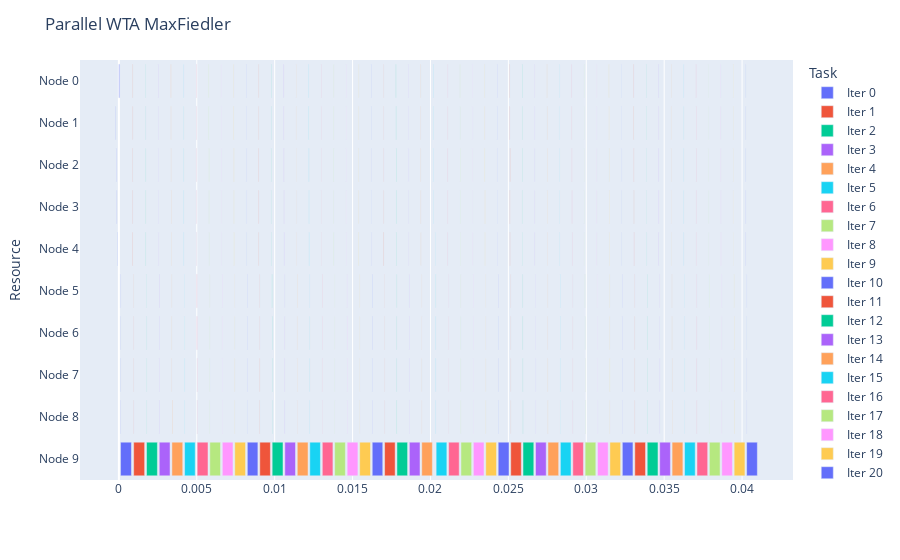

Source (notebook cell):
### Code cell
# MaxFiedler
fig = getDataGantt(logs[4], "Parallel WTA MaxFiedler")
fig.show()

### Figure 1 — Plotly figure (JSON) as saved in the notebook; plotly's stock layout.template omitted (floating-point values rounded to 4 significant figures)
{"data": [{"alignmentgroup": "True", "base": [0, -0.0002074, -0.0001743, -0.0001452, -0.0001066, 9.274e-05, 9.656e-05, 9.966e-05, 0.000103, 0.0001063], "hovertemplate": "Task=Iter 0<br>Start=%{base}<br>Finish=%{x}<br>Resource=%{y}<extra></extra>", "legendgroup": "Iter 0", "marker": {"color": "#636efa", "pattern": {"shape": ""}}, "name": "Iter 0", "offsetgroup": "Iter 0", "orientation": "h", "showlegend": true, "textposition": "auto", "type": "bar", "x": [4.411e-05, 1.574e-05, 1.597e-05, 1.55e-05, 1.693e-05, 1.478e-05, 1.502e-05, 1.502e-05, 1.55e-05, 0.0007], "xaxis": "x", "y": ["Node 0", "Node 1", "Node 2", "Node 3", "Node 4", "Node 5", "Node 6", "Node 7", "Node 8", "Node 9"], "yaxis": "y"}, {"alignmentgroup": "True", "base": [0.0008836, 0.0008857, 0.0008888, 0.0008912, 0.0008936, 0.0009353, 0.0009384, 0.0009415, 0.0009446, 0.0009482], "hovertemplate": "Task=Iter 1<br>Start=%{base}<br>Finish=%{x}<br>Resource=%{y}<extra></extra>", "legendgroup": "Iter 1", "marker": {"color": "#EF553B", "pattern": {"shape": ""}}, "name": "Iter 1", "offsetgroup": "Iter 1", "orientation": "h", "showlegend": true, "textposition": "auto", "type": "bar", "x": [1.359e-05, 1.168e-05, 1.192e-05, 1.144e-05, 1.24e-05, 1.073e-05, 1.168e-05, 1.121e-05, 1.121e-05, 0.0007057], "xaxis": "x", "y": ["Node 0", "Node 1", "Node 2", "Node 3", "Node 4", "Node 5", "Node 6", "Node 7", "Node 8", "Node 9"], "yaxis": "y"}, {"alignmentgroup": "True", "base": [0.00171, 0.001714, 0.001716, 0.001719, 0.001722, 0.001762, 0.001765, 0.001769, 0.001772, 0.001775], "hovertemplate": "Task=Iter 2<br>Start=%{base}<br>Finish=%{x}<br>Resource=%{y}<extra></extra>", "legendgroup": "Iter 2", "marker": {"color": "#00cc96", "pattern": {"shape": ""}}, "name": "Iter 2", "offsetgroup": "Iter 2", "orientation": "h", "showlegend": true, "textposition": "auto", "type": "bar", "x": [1.216e-05, 1.097e-05, 1.097e-05, 1.049e-05, 1.121e-05, 1.049e-05, 1.097e-05, 1.073e-05, 1.121e-05, 0.0006976], "xaxis": "x", "y": ["Node 0", "Node 1", "Node 2", "Node 3", "Node 4", "Node 5", "Node 6", "Node 7", "Node 8", "Node 9"], "yaxis": "y"}, {"alignmentgroup": "True", "base": [0.002527, 0.00253, 0.002532, 0.002535, 0.002538, 0.002578, 0.002582, 0.002585, 0.002591, 0.002591], "hovertemplate": "Task=Iter 3<br>Start=%{base}<br>Finish=%{x}<br>Resource=%{y}<extra></extra>", "legendgroup": "Iter 3", "marker": {"color": "#ab63fa", "pattern": {"shape": ""}}, "name": "Iter 3", "offsetgroup": "Iter 3", "orientation": "h", "showlegend": true, "textposition": "auto", "type": "bar", "x": [1.287e-05, 1.097e-05, 1.025e-05, 1.049e-05, 1.121e-05, 1.049e-05, 1.073e-05, 1.001e-05, 1.431e-05, 0.0006931], "xaxis": "x", "y": ["Node 0", "Node 1", "Node 2", "Node 3", "Node 4", "Node 5", "Node 6", "Node 7", "Node 8", "Node 9"], "yaxis": "y"}, {"alignmentgroup": "True", "base": [0.003338, 0.00334, 0.003343, 0.003346, 0.003348, 0.003388, 0.003391, 0.003395, 0.003411, 0.003402], "hovertemplate": "Task=Iter 4<br>Start=%{base}<br>Finish=%{x}<br>Resource=%{y}<extra></extra>", "legendgroup": "Iter 4", "marker": {"color": "#FFA15A", "pattern": {"shape": ""}}, "name": "Iter 4", "offsetgroup": "Iter 4", "orientation": "h", "showlegend": true, "textposition": "auto", "type": "bar", "x": [1.216e-05, 1.073e-05, 1.025e-05, 1.025e-05, 1.049e-05, 1.001e-05, 1.073e-05, 1.049e-05, 1.693e-05, 0.0006974], "xaxis": "x", "y": ["Node 0", "Node 1", "Node 2", "Node 3", "Node 4", "Node 5", "Node 6", "Node 7", "Node 8", "Node 9"], "yaxis": "y"}, {"alignmentgroup": "True", "base": [0.004153, 0.004156, 0.004159, 0.004161, 0.004164, 0.004204, 0.004208, 0.004214, 0.004214, 0.004217], "hovertemplate": "Task=Iter 5<br>Start=%{base}<br>Finish=%{x}<br>Resource=%{y}<extra></extra>", "legendgroup": "Iter 5", "marker": {"color": "#19d3f3", "pattern": {"shape": ""}}, "name": "Iter 5", "offsetgroup": "Iter 5", "orientation": "h", "showlegend": true, "textposition": "auto", "type": "bar", "x": [1.24e-05, 1.073e-05, 1.073e-05, 1.049e-05, 1.025e-05, 1.025e-05, 1.049e-05, 1.383e-05, 1.24e-05, 0.0006819], "xaxis": "x", "y": ["Node 0", "Node 1", "Node 2", "Node 3", "Node 4", "Node 5", "Node 6", "Node 7", "Node 8", "Node 9"], "yaxis": "y"}, {"alignmentgroup": "True", "base": [0.004952, 0.004954, 0.004956, 0.00496, 0.004962, 0.005002, 0.005006, 0.005015, 0.00502, 0.005025], "hovertemplate": "Task=Iter 6<br>Start=%{base}<br>Finish=%{x}<br>Resource=%{y}<extra></extra>", "legendgroup": "Iter 6", "marker": {"color": "#FF6692", "pattern": {"shape": ""}}, "name": "Iter 6", "offsetgroup": "Iter 6", "orientation": "h", "showlegend": true, "textposition": "auto", "type": "bar", "x": [1.216e-05, 1.049e-05, 1.049e-05, 1.001e-05, 1.049e-05, 1.645e-05, 1.645e-05, 1.025e-05, 1.049e-05, 0.000695], "xaxis": "x", "y": ["Node 0", "Node 1", "Node 2", "Node 3", "Node 4", "Node 5", "Node 6", "Node 7", "Node 8", "Node 9"], "yaxis": "y"}, {"alignmentgroup": "True", "base": [0.005772, 0.005774, 0.00578, 0.00578, 0.005782, 0.005825, 0.005828, 0.005832, 0.005835, 0.005837], "hovertemplate": "Task=Iter 7<br>Start=%{base}<br>Finish=%{x}<br>Resource=%{y}<extra></extra>", "legendgroup": "Iter 7", "marker": {"color": "#B6E880", "pattern": {"shape": ""}}, "name": "Iter 7", "offsetgroup": "Iter 7", "orientation": "h", "showlegend": true, "textposition": "auto", "type": "bar", "x": [1.24e-05, 1.121e-05, 1.216e-05, 1.049e-05, 1.049e-05, 1.025e-05, 1.025e-05, 1.073e-05, 1.025e-05, 0.0006866], "xaxis": "x", "y": ["Node 0", "Node 1", "Node 2", "Node 3", "Node 4", "Node 5", "Node 6", "Node 7", "Node 8", "Node 9"], "yaxis": "y"}, {"alignmentgroup": "True", "base": [0.006574, 0.006577, 0.00658, 0.006583, 0.006586, 0.006625, 0.006628, 0.006631, 0.006634, 0.006638], "hovertemplate": "Task=Iter 8<br>Start=%{base}<br>Finish=%{x}<br>Resource=%{y}<extra></extra>", "legendgroup": "Iter 8", "marker": {"color": "#FF97FF", "pattern": {"shape": ""}}, "name": "Iter 8", "offsetgroup": "Iter 8", "orientation": "h", "showlegend": true, "textposition": "auto", "type": "bar", "x": [1.192e-05, 1.073e-05, 1.311e-05, 1.049e-05, 1.049e-05, 1.025e-05, 1.025e-05, 1.049e-05, 1.073e-05, 0.0006871], "xaxis": "x", "y": ["Node 0", "Node 1", "Node 2", "Node 3", "Node 4", "Node 5", "Node 6", "Node 7", "Node 8", "Node 9"], "yaxis": "y"}, {"alignmentgroup": "True", "base": [0.007375, 0.007378, 0.007381, 0.007383, 0.007385, 0.007425, 0.007429, 0.007432, 0.007435, 0.007438], "hovertemplate": "Task=Iter 9<br>Start=%{base}<br>Finish=%{x}<br>Resource=%{y}<extra></extra>", "legendgroup": "Iter 9", "marker": {"color": "#FECB52", "pattern": {"shape": ""}}, "name": "Iter 9", "offsetgroup": "Iter 9", "orientation": "h", "showlegend": true, "textposition": "auto", "type": "bar", "x": [1.144e-05, 1.073e-05, 1.192e-05, 1.025e-05, 1.097e-05, 1.001e-05, 1.025e-05, 1.097e-05, 1.049e-05, 0.0006919], "xaxis": "x", "y": ["Node 0", "Node 1", "Node 2", "Node 3", "Node 4", "Node 5", "Node 6", "Node 7", "Node 8", "Node 9"], "yaxis": "y"}, {"alignmentgroup": "True", "base": [0.008179, 0.008182, 0.008185, 0.008187, 0.008189, 0.008231, 0.008234, 0.008236, 0.00824, 0.008244], "hovertemplate": "Task=Iter 10<br>Start=%{base}<br>Finish=%{x}<br>Resource=%{y}<extra></extra>", "legendgroup": "Iter 10", "marker": {"color": "#636efa", "pattern": {"shape": ""}}, "name": "Iter 10", "offsetgroup": "Iter 10", "orientation": "h", "showlegend": true, "textposition": "auto", "type": "bar", "x": [1.216e-05, 1.073e-05, 1.144e-05, 1.025e-05, 1.097e-05, 1.001e-05, 1.073e-05, 1.121e-05, 1.025e-05, 0.0006793], "xaxis": "x", "y": ["Node 0", "Node 1", "Node 2", "Node 3", "Node 4", "Node 5", "Node 6", "Node 7", "Node 8", "Node 9"], "yaxis": "y"}, {"alignmentgroup": "True", "base": [0.008972, 0.008975, 0.008979, 0.008981, 0.008983, 0.009033, 0.009031, 0.009039, 0.009042, 0.009044], "hovertemplate": "Task=Iter 11<br>Start=%{base}<br>Finish=%{x}<br>Resource=%{y}<extra></extra>", "legendgroup": "Iter 11", "marker": {"color": "#EF553B", "pattern": {"shape": ""}}, "name": "Iter 11", "offsetgroup": "Iter 11", "orientation": "h", "showlegend": true, "textposition": "auto", "type": "bar", "x": [1.097e-05, 1.025e-05, 1.168e-05, 1.001e-05, 9.775e-06, 1.001e-05, 1.049e-05, 1.049e-05, 1.073e-05, 0.0006812], "xaxis": "x", "y": ["Node 0", "Node 1", "Node 2", "Node 3", "Node 4", "Node 5", "Node 6", "Node 7", "Node 8", "Node 9"], "yaxis": "y"}, {"alignmentgroup": "True", "base": [0.009774, 0.009777, 0.009779, 0.009782, 0.009784, 0.009825, 0.009828, 0.009832, 0.009835, 0.009838], "hovertemplate": "Task=Iter 12<br>Start=%{base}<br>Finish=%{x}<br>Resource=%{y}<extra></extra>", "legendgroup": "Iter 12", "marker": {"color": "#00cc96", "pattern": {"shape": ""}}, "name": "Iter 12", "offsetgroup": "Iter 12", "orientation": "h", "showlegend": true, "textposition": "auto", "type": "bar", "x": [1.216e-05, 1.097e-05, 1.073e-05, 1.001e-05, 1.121e-05, 1.001e-05, 1.049e-05, 1.025e-05, 1.025e-05, 0.0006952], "xaxis": "x", "y": ["Node 0", "Node 1", "Node 2", "Node 3", "Node 4", "Node 5", "Node 6", "Node 7", "Node 8", "Node 9"], "yaxis": "y"}, {"alignmentgroup": "True", "base": [0.01059, 0.01059, 0.01059, 0.01059, 0.0106, 0.01064, 0.01064, 0.01064, 0.01065, 0.01065], "hovertemplate": "Task=Iter 13<br>Start=%{base}<br>Finish=%{x}<br>Resource=%{y}<extra></extra>", "legendgroup": "Iter 13", "marker": {"color": "#ab63fa", "pattern": {"shape": ""}}, "name": "Iter 13", "offsetgroup": "Iter 13", "orientation": "h", "showlegend": true, "textposition": "auto", "type": "bar", "x": [1.097e-05, 1.025e-05, 1.049e-05, 1.025e-05, 1.025e-05, 1.001e-05, 1.025e-05, 1.049e-05, 1.121e-05, 0.0006864], "xaxis": "x", "y": ["Node 0", "Node 1", "Node 2", "Node 3", "Node 4", "Node 5", "Node 6", "Node 7", "Node 8", "Node 9"], "yaxis": "y"}, {"alignmentgroup": "True", "base": [0.01138, 0.01139, 0.01139, 0.01139, 0.0114, 0.01144, 0.01144, 0.01144, 0.01145, 0.01145], "hovertemplate": "Task=Iter 14<br>Start=%{base}<br>Finish=%{x}<br>Resource=%{y}<extra></extra>", "legendgroup": "Iter 14", "marker": {"color": "#FFA15A", "pattern": {"shape": ""}}, "name": "Iter 14", "offsetgroup": "Iter 14", "orientation": "h", "showlegend": true, "textposition": "auto", "type": "bar", "x": [1.073e-05, 1.049e-05, 1.001e-05, 1.001e-05, 1.025e-05, 1.001e-05, 1.049e-05, 1.049e-05, 1.049e-05, 0.0006919], "xaxis": "x", "y": ["Node 0", "Node 1", "Node 2", "Node 3", "Node 4", "Node 5", "Node 6", "Node 7", "Node 8", "Node 9"], "yaxis": "y"}, {"alignmentgroup": "True", "base": [0.01219, 0.01219, 0.0122, 0.0122, 0.0122, 0.01224, 0.01224, 0.01225, 0.01225, 0.01225], "hovertemplate": "Task=Iter 15<br>Start=%{base}<br>Finish=%{x}<br>Resource=%{y}<extra></extra>", "legendgroup": "Iter 15", "marker": {"color": "#19d3f3", "pattern": {"shape": ""}}, "name": "Iter 15", "offsetgroup": "Iter 15", "orientation": "h", "showlegend": true, "textposition": "auto", "type": "bar", "x": [1.049e-05, 1.025e-05, 1.049e-05, 9.775e-06, 1.025e-05, 9.775e-06, 1.049e-05, 1.121e-05, 1.049e-05, 0.0006831], "xaxis": "x", "y": ["Node 0", "Node 1", "Node 2", "Node 3", "Node 4", "Node 5", "Node 6", "Node 7", "Node 8", "Node 9"], "yaxis": "y"}, {"alignmentgroup": "True", "base": [0.01298, 0.01299, 0.01299, 0.01299, 0.01299, 0.01304, 0.01305, 0.01305, 0.01305, 0.01306], "hovertemplate": "Task=Iter 16<br>Start=%{base}<br>Finish=%{x}<br>Resource=%{y}<extra></extra>", "legendgroup": "Iter 16", "marker": {"color": "#FF6692", "pattern": {"shape": ""}}, "name": "Iter 16", "offsetgroup": "Iter 16", "orientation": "h", "showlegend": true, "textposition": "auto", "type": "bar", "x": [1.073e-05, 1.001e-05, 1.073e-05, 9.775e-06, 1.073e-05, 1.001e-05, 1.025e-05, 1.001e-05, 1.049e-05, 0.0006824], "xaxis": "x", "y": ["Node 0", "Node 1", "Node 2", "Node 3", "Node 4", "Node 5", "Node 6", "Node 7", "Node 8", "Node 9"], "yaxis": "y"}, {"alignmentgroup": "True", "base": [0.01379, 0.01379, 0.01379, 0.01379, 0.0138, 0.01384, 0.01384, 0.01384, 0.01384, 0.01385], "hovertemplate": "Task=Iter 17<br>Start=%{base}<br>Finish=%{x}<br>Resource=%{y}<extra></extra>", "legendgroup": "Iter 17", "marker": {"color": "#B6E880", "pattern": {"shape": ""}}, "name": "Iter 17", "offsetgroup": "Iter 17", "orientation": "h", "showlegend": true, "textposition": "auto", "type": "bar", "x": [1.073e-05, 1.049e-05, 1.121e-05, 1.001e-05, 1.049e-05, 9.298e-06, 1.001e-05, 9.775e-06, 1.001e-05, 0.0006878], "xaxis": "x", "y": ["Node 0", "Node 1", "Node 2", "Node 3", "Node 4", "Node 5", "Node 6", "Node 7", "Node 8", "Node 9"], "yaxis": "y"}, {"alignmentgroup": "True", "base": [0.01459, 0.01459, 0.01459, 0.0146, 0.0146, 0.01464, 0.01464, 0.01464, 0.01465, 0.01465], "hovertemplate": "Task=Iter 18<br>Start=%{base}<br>Finish=%{x}<br>Resource=%{y}<extra></extra>", "legendgroup": "Iter 18", "marker": {"color": "#FF97FF", "pattern": {"shape": ""}}, "name": "Iter 18", "offsetgroup": "Iter 18", "orientation": "h", "showlegend": true, "textposition": "auto", "type": "bar", "x": [1.025e-05, 1.049e-05, 1.025e-05, 9.775e-06, 1.049e-05, 1.001e-05, 1.049e-05, 1.097e-05, 1.025e-05, 0.0006919], "xaxis": "x", "y": ["Node 0", "Node 1", "Node 2", "Node 3", "Node 4", "Node 5", "Node 6", "Node 7", "Node 8", "Node 9"], "yaxis": "y"}, {"alignmentgroup": "True", "base": [0.01539, 0.01539, 0.0154, 0.0154, 0.0154, 0.01544, 0.01545, 0.01545, 0.01545, 0.01545], "hovertemplate": "Task=Iter 19<br>Start=%{base}<br>Finish=%{x}<br>Resource=%{y}<extra></extra>", "legendgroup": "Iter 19", "marker": {"color": "#FECB52", "pattern": {"shape": ""}}, "name": "Iter 19", "offsetgroup": "Iter 19", "orientation": "h", "showlegend": true, "textposition": "auto", "type": "bar", "x": [1.049e-05, 1.049e-05, 1.025e-05, 1.001e-05, 1.025e-05, 1.264e-05, 1.073e-05, 1.025e-05, 1.025e-05, 0.000695], "xaxis": "x", "y": ["Node 0", "Node 1", "Node 2", "Node 3", "Node 4", "Node 5", "Node 6", "Node 7", "Node 8", "Node 9"], "yaxis": "y"}, {"alignmentgroup": "True", "base": [0.0162, 0.0162, 0.0162, 0.01621, 0.01621, 0.01625, 0.01625, 0.01626, 0.01626, 0.01626], "hovertemplate": "Task=Iter 20<br>Start=%{base}<br>Finish=%{x}<br>Resource=%{y}<extra></extra>", "legendgroup": "Iter 20", "marker": {"color": "#636efa", "pattern": {"shape": ""}}, "name": "Iter 20", "offsetgroup": "Iter 20", "orientation": "h", "showlegend": true, "textposition": "auto", "type": "bar", "x": [1.216e-05, 1.144e-05, 1.073e-05, 1.073e-05, 1.144e-05, 1.073e-05, 1.168e-05, 1.121e-05, 1.144e-05, 0.0006762], "xaxis": "x", "y": ["Node 0", "Node 1", "Node 2", "Node 3", "Node 4", "Node 5", "Node 6", "Node 7", "Node 8", "Node 9"], "yaxis": "y"}, {"alignmentgroup": "True", "base": [0.01699, 0.01699, 0.01699, 0.01699, 0.017, 0.01704, 0.01705, 0.01705, 0.01705, 0.01705], "hovertemplate": "Task=Iter 21<br>Start=%{base}<br>Finish=%{x}<br>Resource=%{y}<extra></extra>", "legendgroup": "Iter 21", "marker": {"color": "#EF553B", "pattern": {"shape": ""}}, "name": "Iter 21", "offsetgroup": "Iter 21", "orientation": "h", "showlegend": true, "textposition": "auto", "type": "bar", "x": [1.073e-05, 9.775e-06, 1.001e-05, 1.025e-05, 1.502e-05, 9.775e-06, 1.049e-05, 1.049e-05, 1.025e-05, 0.0006785], "xaxis": "x", "y": ["Node 0", "Node 1", "Node 2", "Node 3", "Node 4", "Node 5", "Node 6", "Node 7", "Node 8", "Node 9"], "yaxis": "y"}, {"alignmentgroup": "True", "base": [0.01778, 0.01778, 0.01779, 0.01779, 0.01779, 0.01783, 0.01783, 0.01784, 0.01784, 0.01785], "hovertemplate": "Task=Iter 22<br>Start=%{base}<br>Finish=%{x}<br>Resource=%{y}<extra></extra>", "legendgroup": "Iter 22", "marker": {"color": "#00cc96", "pattern": {"shape": ""}}, "name": "Iter 22", "offsetgroup": "Iter 22", "orientation": "h", "showlegend": true, "textposition": "auto", "type": "bar", "x": [1.049e-05, 1.049e-05, 1.073e-05, 1.025e-05, 1.001e-05, 1.001e-05, 1.025e-05, 1.001e-05, 1.001e-05, 0.0006845], "xaxis": "x", "y": ["Node 0", "Node 1", "Node 2", "Node 3", "Node 4", "Node 5", "Node 6", "Node 7", "Node 8", "Node 9"], "yaxis": "y"}, {"alignmentgroup": "True", "base": [0.01858, 0.01858, 0.01858, 0.01859, 0.01859, 0.01863, 0.01863, 0.01863, 0.01864, 0.01864], "hovertemplate": "Task=Iter 23<br>Start=%{base}<br>Finish=%{x}<br>Resource=%{y}<extra></extra>", "legendgroup": "Iter 23", "marker": {"color": "#ab63fa", "pattern": {"shape": ""}}, "name": "Iter 23", "offsetgroup": "Iter 23", "orientation": "h", "showlegend": true, "textposition": "auto", "type": "bar", "x": [1.144e-05, 1.049e-05, 1.025e-05, 1.025e-05, 1.001e-05, 1.001e-05, 1.025e-05, 1.073e-05, 1.025e-05, 0.0006855], "xaxis": "x", "y": ["Node 0", "Node 1", "Node 2", "Node 3", "Node 4", "Node 5", "Node 6", "Node 7", "Node 8", "Node 9"], "yaxis": "y"}, {"alignmentgroup": "True", "base": [0.01937, 0.01938, 0.01938, 0.01938, 0.01938, 0.01942, 0.01943, 0.01943, 0.01943, 0.01944], "hovertemplate": "Task=Iter 24<br>Start=%{base}<br>Finish=%{x}<br>Resource=%{y}<extra></extra>", "legendgroup": "Iter 24", "marker": {"color": "#FFA15A", "pattern": {"shape": ""}}, "name": "Iter 24", "offsetgroup": "Iter 24", "orientation": "h", "showlegend": true, "textposition": "auto", "type": "bar", "x": [1.049e-05, 1.025e-05, 1.025e-05, 1.001e-05, 9.775e-06, 1.025e-05, 1.025e-05, 1.025e-05, 9.775e-06, 0.0006831], "xaxis": "x", "y": ["Node 0", "Node 1", "Node 2", "Node 3", "Node 4", "Node 5", "Node 6", "Node 7", "Node 8", "Node 9"], "yaxis": "y"}, {"alignmentgroup": "True", "base": [0.02017, 0.02017, 0.02017, 0.02018, 0.02031, 0.02033, 0.02034, 0.02034, 0.02034, 0.02036], "hovertemplate": "Task=Iter 25<br>Start=%{base}<br>Finish=%{x}<br>Resource=%{y}<extra></extra>", "legendgroup": "Iter 25", "marker": {"color": "#19d3f3", "pattern": {"shape": ""}}, "name": "Iter 25", "offsetgroup": "Iter 25", "orientation": "h", "showlegend": true, "textposition": "auto", "type": "bar", "x": [1.121e-05, 1.073e-05, 1.049e-05, 1.049e-05, 1.049e-05, 1.073e-05, 1.097e-05, 1.073e-05, 1.049e-05, 0.0006888], "xaxis": "x", "y": ["Node 0", "Node 1", "Node 2", "Node 3", "Node 4", "Node 5", "Node 6", "Node 7", "Node 8", "Node 9"], "yaxis": "y"}, {"alignmentgroup": "True", "base": [0.0211, 0.0211, 0.02111, 0.02111, 0.02111, 0.02115, 0.02115, 0.02115, 0.02116, 0.02116], "hovertemplate": "Task=Iter 26<br>Start=%{base}<br>Finish=%{x}<br>Resource=%{y}<extra></extra>", "legendgroup": "Iter 26", "marker": {"color": "#FF6692", "pattern": {"shape": ""}}, "name": "Iter 26", "offsetgroup": "Iter 26", "orientation": "h", "showlegend": true, "textposition": "auto", "type": "bar", "x": [1.025e-05, 1.049e-05, 1.144e-05, 9.775e-06, 1.001e-05, 9.775e-06, 1.049e-05, 1.001e-05, 1.001e-05, 0.0006804], "xaxis": "x", "y": ["Node 0", "Node 1", "Node 2", "Node 3", "Node 4", "Node 5", "Node 6", "Node 7", "Node 8", "Node 9"], "yaxis": "y"}, {"alignmentgroup": "True", "base": [0.02189, 0.02189, 0.0219, 0.0219, 0.0219, 0.02194, 0.02194, 0.02195, 0.02195, 0.02195], "hovertemplate": "Task=Iter 27<br>Start=%{base}<br>Finish=%{x}<br>Resource=%{y}<extra></extra>", "legendgroup": "Iter 27", "marker": {"color": "#B6E880", "pattern": {"shape": ""}}, "name": "Iter 27", "offsetgroup": "Iter 27", "orientation": "h", "showlegend": true, "textposition": "auto", "type": "bar", "x": [1.097e-05, 1.001e-05, 1.025e-05, 1.001e-05, 9.775e-06, 9.775e-06, 1.049e-05, 1.025e-05, 9.775e-06, 0.0006869], "xaxis": "x", "y": ["Node 0", "Node 1", "Node 2", "Node 3", "Node 4", "Node 5", "Node 6", "Node 7", "Node 8", "Node 9"], "yaxis": "y"}, {"alignmentgroup": "True", "base": [0.02269, 0.02269, 0.02269, 0.0227, 0.0227, 0.02274, 0.02274, 0.02274, 0.02275, 0.02275], "hovertemplate": "Task=Iter 28<br>Start=%{base}<br>Finish=%{x}<br>Resource=%{y}<extra></extra>", "legendgroup": "Iter 28", "marker": {"color": "#FF97FF", "pattern": {"shape": ""}}, "name": "Iter 28", "offsetgroup": "Iter 28", "orientation": "h", "showlegend": true, "textposition": "auto", "type": "bar", "x": [1.049e-05, 1.001e-05, 1.025e-05, 9.775e-06, 1.001e-05, 1.001e-05, 1.049e-05, 1.097e-05, 1.001e-05, 0.0006874], "xaxis": "x", "y": ["Node 0", "Node 1", "Node 2", "Node 3", "Node 4", "Node 5", "Node 6", "Node 7", "Node 8", "Node 9"], "yaxis": "y"}, {"alignmentgroup": "True", "base": [0.02348, 0.02349, 0.02349, 0.02349, 0.02349, 0.02354, 0.02354, 0.02354, 0.02354, 0.02355], "hovertemplate": "Task=Iter 29<br>Start=%{base}<br>Finish=%{x}<br>Resource=%{y}<extra></extra>", "legendgroup": "Iter 29", "marker": {"color": "#FECB52", "pattern": {"shape": ""}}, "name": "Iter 29", "offsetgroup": "Iter 29", "orientation": "h", "showlegend": true, "textposition": "auto", "type": "bar", "x": [1.073e-05, 1.001e-05, 1.025e-05, 1.121e-05, 9.537e-06, 9.775e-06, 1.049e-05, 1.025e-05, 1.025e-05, 0.0006897], "xaxis": "x", "y": ["Node 0", "Node 1", "Node 2", "Node 3", "Node 4", "Node 5", "Node 6", "Node 7", "Node 8", "Node 9"], "yaxis": "y"}, {"alignmentgroup": "True", "base": [0.02428, 0.02429, 0.02429, 0.02429, 0.02429, 0.02433, 0.02434, 0.02434, 0.02434, 0.02435], "hovertemplate": "Task=Iter 30<br>Start=%{base}<br>Finish=%{x}<br>Resource=%{y}<extra></extra>", "legendgroup": "Iter 30", "marker": {"color": "#636efa", "pattern": {"shape": ""}}, "name": "Iter 30", "offsetgroup": "Iter 30", "orientation": "h", "showlegend": true, "textposition": "auto", "type": "bar", "x": [1.073e-05, 1.025e-05, 1.025e-05, 1.001e-05, 9.537e-06, 9.537e-06, 1.049e-05, 1.073e-05, 9.775e-06, 0.0006955], "xaxis": "x", "y": ["Node 0", "Node 1", "Node 2", "Node 3", "Node 4", "Node 5", "Node 6", "Node 7", "Node 8", "Node 9"], "yaxis": "y"}, {"alignmentgroup": "True", "base": [0.02509, 0.02509, 0.0251, 0.0251, 0.0251, 0.02514, 0.02514, 0.02515, 0.02515, 0.02515], "hovertemplate": "Task=Iter 31<br>Start=%{base}<br>Finish=%{x}<br>Resource=%{y}<extra></extra>", "legendgroup": "Iter 31", "marker": {"color": "#EF553B", "pattern": {"shape": ""}}, "name": "Iter 31", "offsetgroup": "Iter 31", "orientation": "h", "showlegend": true, "textposition": "auto", "type": "bar", "x": [1.073e-05, 1.073e-05, 1.335e-05, 9.775e-06, 1.001e-05, 1.097e-05, 1.073e-05, 1.049e-05, 1.001e-05, 0.0006788], "xaxis": "x", "y": ["Node 0", "Node 1", "Node 2", "Node 3", "Node 4", "Node 5", "Node 6", "Node 7", "Node 8", "Node 9"], "yaxis": "y"}, {"alignmentgroup": "True", "base": [0.02587, 0.02588, 0.02588, 0.02588, 0.02589, 0.02593, 0.02593, 0.02593, 0.02593, 0.02594], "hovertemplate": "Task=Iter 32<br>Start=%{base}<br>Finish=%{x}<br>Resource=%{y}<extra></extra>", "legendgroup": "Iter 32", "marker": {"color": "#00cc96", "pattern": {"shape": ""}}, "name": "Iter 32", "offsetgroup": "Iter 32", "orientation": "h", "showlegend": true, "textposition": "auto", "type": "bar", "x": [1.025e-05, 1.001e-05, 1.025e-05, 1.001e-05, 9.537e-06, 1.001e-05, 1.025e-05, 1.025e-05, 9.775e-06, 0.0006926], "xaxis": "x", "y": ["Node 0", "Node 1", "Node 2", "Node 3", "Node 4", "Node 5", "Node 6", "Node 7", "Node 8", "Node 9"], "yaxis": "y"}, {"alignmentgroup": "True", "base": [0.02668, 0.02668, 0.02668, 0.02669, 0.02669, 0.02673, 0.02673, 0.02673, 0.02674, 0.02674], "hovertemplate": "Task=Iter 33<br>Start=%{base}<br>Finish=%{x}<br>Resource=%{y}<extra></extra>", "legendgroup": "Iter 33", "marker": {"color": "#ab63fa", "pattern": {"shape": ""}}, "name": "Iter 33", "offsetgroup": "Iter 33", "orientation": "h", "showlegend": true, "textposition": "auto", "type": "bar", "x": [1.049e-05, 1.049e-05, 1.025e-05, 1.001e-05, 1.001e-05, 1.001e-05, 1.025e-05, 1.025e-05, 1.001e-05, 0.0006878], "xaxis": "x", "y": ["Node 0", "Node 1", "Node 2", "Node 3", "Node 4", "Node 5", "Node 6", "Node 7", "Node 8", "Node 9"], "yaxis": "y"}, {"alignmentgroup": "True", "base": [0.02747, 0.02748, 0.02748, 0.02748, 0.02749, 0.02753, 0.02753, 0.02753, 0.02754, 0.02754], "hovertemplate": "Task=Iter 34<br>Start=%{base}<br>Finish=%{x}<br>Resource=%{y}<extra></extra>", "legendgroup": "Iter 34", "marker": {"color": "#FFA15A", "pattern": {"shape": ""}}, "name": "Iter 34", "offsetgroup": "Iter 34", "orientation": "h", "showlegend": true, "textposition": "auto", "type": "bar", "x": [1.073e-05, 1.001e-05, 1.025e-05, 9.775e-06, 9.775e-06, 1.001e-05, 1.025e-05, 1.001e-05, 9.775e-06, 0.0006876], "xaxis": "x", "y": ["Node 0", "Node 1", "Node 2", "Node 3", "Node 4", "Node 5", "Node 6", "Node 7", "Node 8", "Node 9"], "yaxis": "y"}, {"alignmentgroup": "True", "base": [0.02827, 0.02828, 0.02828, 0.02828, 0.02829, 0.02832, 0.02833, 0.02833, 0.02833, 0.02834], "hovertemplate": "Task=Iter 35<br>Start=%{base}<br>Finish=%{x}<br>Resource=%{y}<extra></extra>", "legendgroup": "Iter 35", "marker": {"color": "#19d3f3", "pattern": {"shape": ""}}, "name": "Iter 35", "offsetgroup": "Iter 35", "orientation": "h", "showlegend": true, "textposition": "auto", "type": "bar", "x": [1.049e-05, 1.001e-05, 1.025e-05, 9.537e-06, 9.775e-06, 1.001e-05, 1.049e-05, 1.097e-05, 1.001e-05, 0.0006874], "xaxis": "x", "y": ["Node 0", "Node 1", "Node 2", "Node 3", "Node 4", "Node 5", "Node 6", "Node 7", "Node 8", "Node 9"], "yaxis": "y"}, {"alignmentgroup": "True", "base": [0.02907, 0.02907, 0.02908, 0.02908, 0.02908, 0.02912, 0.02912, 0.02913, 0.02913, 0.02913], "hovertemplate": "Task=Iter 36<br>Start=%{base}<br>Finish=%{x}<br>Resource=%{y}<extra></extra>", "legendgroup": "Iter 36", "marker": {"color": "#FF6692", "pattern": {"shape": ""}}, "name": "Iter 36", "offsetgroup": "Iter 36", "orientation": "h", "showlegend": true, "textposition": "auto", "type": "bar", "x": [1.025e-05, 1.001e-05, 1.001e-05, 9.775e-06, 9.775e-06, 9.537e-06, 1.049e-05, 1.025e-05, 1.001e-05, 0.0006824], "xaxis": "x", "y": ["Node 0", "Node 1", "Node 2", "Node 3", "Node 4", "Node 5", "Node 6", "Node 7", "Node 8", "Node 9"], "yaxis": "y"}, {"alignmentgroup": "True", "base": [0.02986, 0.02986, 0.02987, 0.02987, 0.02987, 0.02991, 0.02992, 0.02992, 0.02992, 0.02992], "hovertemplate": "Task=Iter 37<br>Start=%{base}<br>Finish=%{x}<br>Resource=%{y}<extra></extra>", "legendgroup": "Iter 37", "marker": {"color": "#B6E880", "pattern": {"shape": ""}}, "name": "Iter 37", "offsetgroup": "Iter 37", "orientation": "h", "showlegend": true, "textposition": "auto", "type": "bar", "x": [1.025e-05, 9.775e-06, 1.001e-05, 9.775e-06, 9.775e-06, 9.775e-06, 1.049e-05, 9.775e-06, 1.001e-05, 0.0006878], "xaxis": "x", "y": ["Node 0", "Node 1", "Node 2", "Node 3", "Node 4", "Node 5", "Node 6", "Node 7", "Node 8", "Node 9"], "yaxis": "y"}, {"alignmentgroup": "True", "base": [0.03066, 0.03066, 0.03066, 0.03067, 0.03067, 0.03071, 0.03071, 0.03071, 0.03071, 0.03072], "hovertemplate": "Task=Iter 38<br>Start=%{base}<br>Finish=%{x}<br>Resource=%{y}<extra></extra>", "legendgroup": "Iter 38", "marker": {"color": "#FF97FF", "pattern": {"shape": ""}}, "name": "Iter 38", "offsetgroup": "Iter 38", "orientation": "h", "showlegend": true, "textposition": "auto", "type": "bar", "x": [1.049e-05, 1.025e-05, 1.025e-05, 1.025e-05, 1.001e-05, 9.775e-06, 1.073e-05, 1.001e-05, 1.001e-05, 0.0006859], "xaxis": "x", "y": ["Node 0", "Node 1", "Node 2", "Node 3", "Node 4", "Node 5", "Node 6", "Node 7", "Node 8", "Node 9"], "yaxis": "y"}, {"alignmentgroup": "True", "base": [0.03145, 0.03145, 0.03146, 0.03146, 0.03146, 0.0315, 0.03151, 0.03151, 0.03151, 0.03151], "hovertemplate": "Task=Iter 39<br>Start=%{base}<br>Finish=%{x}<br>Resource=%{y}<extra></extra>", "legendgroup": "Iter 39", "marker": {"color": "#FECB52", "pattern": {"shape": ""}}, "name": "Iter 39", "offsetgroup": "Iter 39", "orientation": "h", "showlegend": true, "textposition": "auto", "type": "bar", "x": [1.025e-05, 1.001e-05, 1.025e-05, 1.001e-05, 9.775e-06, 9.775e-06, 1.025e-05, 1.049e-05, 9.775e-06, 0.00069], "xaxis": "x", "y": ["Node 0", "Node 1", "Node 2", "Node 3", "Node 4", "Node 5", "Node 6", "Node 7", "Node 8", "Node 9"], "yaxis": "y"}, {"alignmentgroup": "True", "base": [0.03225, 0.03225, 0.03225, 0.03226, 0.03226, 0.0323, 0.0323, 0.03231, 0.03231, 0.03231], "hovertemplate": "Task=Iter 40<br>Start=%{base}<br>Finish=%{x}<br>Resource=%{y}<extra></extra>", "legendgroup": "Iter 40", "marker": {"color": "#636efa", "pattern": {"shape": ""}}, "name": "Iter 40", "offsetgroup": "Iter 40", "orientation": "h", "showlegend": true, "textposition": "auto", "type": "bar", "x": [1.025e-05, 1.025e-05, 1.025e-05, 9.775e-06, 9.537e-06, 9.775e-06, 1.049e-05, 1.073e-05, 1.001e-05, 0.0006833], "xaxis": "x", "y": ["Node 0", "Node 1", "Node 2", "Node 3", "Node 4", "Node 5", "Node 6", "Node 7", "Node 8", "Node 9"], "yaxis": "y"}, {"alignmentgroup": "True", "base": [0.03305, 0.03305, 0.03306, 0.03306, 0.03306, 0.0331, 0.0331, 0.03311, 0.03311, 0.03311], "hovertemplate": "Task=Iter 41<br>Start=%{base}<br>Finish=%{x}<br>Resource=%{y}<extra></extra>", "legendgroup": "Iter 41", "marker": {"color": "#EF553B", "pattern": {"shape": ""}}, "name": "Iter 41", "offsetgroup": "Iter 41", "orientation": "h", "showlegend": true, "textposition": "auto", "type": "bar", "x": [1.049e-05, 1.025e-05, 9.775e-06, 1.001e-05, 9.775e-06, 9.775e-06, 1.001e-05, 1.049e-05, 1.001e-05, 0.0006893], "xaxis": "x", "y": ["Node 0", "Node 1", "Node 2", "Node 3", "Node 4", "Node 5", "Node 6", "Node 7", "Node 8", "Node 9"], "yaxis": "y"}, {"alignmentgroup": "True", "base": [0.03385, 0.03385, 0.03385, 0.03386, 0.03386, 0.0339, 0.0339, 0.0339, 0.03391, 0.03391], "hovertemplate": "Task=Iter 42<br>Start=%{base}<br>Finish=%{x}<br>Resource=%{y}<extra></extra>", "legendgroup": "Iter 42", "marker": {"color": "#00cc96", "pattern": {"shape": ""}}, "name": "Iter 42", "offsetgroup": "Iter 42", "orientation": "h", "showlegend": true, "textposition": "auto", "type": "bar", "x": [1.025e-05, 1.001e-05, 9.537e-06, 9.775e-06, 9.775e-06, 9.537e-06, 1.025e-05, 1.025e-05, 1.097e-05, 0.0006902], "xaxis": "x", "y": ["Node 0", "Node 1", "Node 2", "Node 3", "Node 4", "Node 5", "Node 6", "Node 7", "Node 8", "Node 9"], "yaxis": "y"}, {"alignmentgroup": "True", "base": [0.03465, 0.03465, 0.03465, 0.03465, 0.03466, 0.0347, 0.0347, 0.03471, 0.03471, 0.03471], "hovertemplate": "Task=Iter 43<br>Start=%{base}<br>Finish=%{x}<br>Resource=%{y}<extra></extra>", "legendgroup": "Iter 43", "marker": {"color": "#ab63fa", "pattern": {"shape": ""}}, "name": "Iter 43", "offsetgroup": "Iter 43", "orientation": "h", "showlegend": true, "textposition": "auto", "type": "bar", "x": [1.144e-05, 1.025e-05, 1.073e-05, 9.775e-06, 1.001e-05, 1.001e-05, 1.049e-05, 1.049e-05, 1.001e-05, 0.0006876], "xaxis": "x", "y": ["Node 0", "Node 1", "Node 2", "Node 3", "Node 4", "Node 5", "Node 6", "Node 7", "Node 8", "Node 9"], "yaxis": "y"}, {"alignmentgroup": "True", "base": [0.03544, 0.03545, 0.03545, 0.03545, 0.03545, 0.0355, 0.0355, 0.0355, 0.0355, 0.03551], "hovertemplate": "Task=Iter 44<br>Start=%{base}<br>Finish=%{x}<br>Resource=%{y}<extra></extra>", "legendgroup": "Iter 44", "marker": {"color": "#FFA15A", "pattern": {"shape": ""}}, "name": "Iter 44", "offsetgroup": "Iter 44", "orientation": "h", "showlegend": true, "textposition": "auto", "type": "bar", "x": [1.049e-05, 1.001e-05, 1.097e-05, 9.775e-06, 1.001e-05, 1.001e-05, 1.049e-05, 1.025e-05, 1.025e-05, 0.0006938], "xaxis": "x", "y": ["Node 0", "Node 1", "Node 2", "Node 3", "Node 4", "Node 5", "Node 6", "Node 7", "Node 8", "Node 9"], "yaxis": "y"}, {"alignmentgroup": "True", "base": [0.03625, 0.03625, 0.03625, 0.03625, 0.03626, 0.0363, 0.0363, 0.0363, 0.03631, 0.03631], "hovertemplate": "Task=Iter 45<br>Start=%{base}<br>Finish=%{x}<br>Resource=%{y}<extra></extra>", "legendgroup": "Iter 45", "marker": {"color": "#19d3f3", "pattern": {"shape": ""}}, "name": "Iter 45", "offsetgroup": "Iter 45", "orientation": "h", "showlegend": true, "textposition": "auto", "type": "bar", "x": [1.144e-05, 1.001e-05, 1.001e-05, 1.001e-05, 9.775e-06, 1.001e-05, 1.073e-05, 1.121e-05, 1.001e-05, 0.0006835], "xaxis": "x", "y": ["Node 0", "Node 1", "Node 2", "Node 3", "Node 4", "Node 5", "Node 6", "Node 7", "Node 8", "Node 9"], "yaxis": "y"}, {"alignmentgroup": "True", "base": [0.03704, 0.03704, 0.03705, 0.03705, 0.03705, 0.03709, 0.03709, 0.0371, 0.0371, 0.03711], "hovertemplate": "Task=Iter 46<br>Start=%{base}<br>Finish=%{x}<br>Resource=%{y}<extra></extra>", "legendgroup": "Iter 46", "marker": {"color": "#FF6692", "pattern": {"shape": ""}}, "name": "Iter 46", "offsetgroup": "Iter 46", "orientation": "h", "showlegend": true, "textposition": "auto", "type": "bar", "x": [1.073e-05, 1.001e-05, 1.144e-05, 1.001e-05, 1.001e-05, 9.775e-06, 1.049e-05, 1.025e-05, 1.001e-05, 0.0006864], "xaxis": "x", "y": ["Node 0", "Node 1", "Node 2", "Node 3", "Node 4", "Node 5", "Node 6", "Node 7", "Node 8", "Node 9"], "yaxis": "y"}, {"alignmentgroup": "True", "base": [0.03784, 0.03784, 0.03784, 0.03784, 0.03785, 0.03789, 0.03789, 0.03789, 0.0379, 0.0379], "hovertemplate": "Task=Iter 47<br>Start=%{base}<br>Finish=%{x}<br>Resource=%{y}<extra></extra>", "legendgroup": "Iter 47", "marker": {"color": "#B6E880", "pattern": {"shape": ""}}, "name": "Iter 47", "offsetgroup": "Iter 47", "orientation": "h", "showlegend": true, "textposition": "auto", "type": "bar", "x": [1.073e-05, 1.001e-05, 1.001e-05, 1.001e-05, 9.537e-06, 9.775e-06, 1.025e-05, 1.001e-05, 1.001e-05, 0.0006897], "xaxis": "x", "y": ["Node 0", "Node 1", "Node 2", "Node 3", "Node 4", "Node 5", "Node 6", "Node 7", "Node 8", "Node 9"], "yaxis": "y"}, {"alignmentgroup": "True", "base": [0.03863, 0.03864, 0.03864, 0.03864, 0.03864, 0.03868, 0.03869, 0.03869, 0.03869, 0.0387], "hovertemplate": "Task=Iter 48<br>Start=%{base}<br>Finish=%{x}<br>Resource=%{y}<extra></extra>", "legendgroup": "Iter 48", "marker": {"color": "#FF97FF", "pattern": {"shape": ""}}, "name": "Iter 48", "offsetgroup": "Iter 48", "orientation": "h", "showlegend": true, "textposition": "auto", "type": "bar", "x": [1.049e-05, 1.001e-05, 1.049e-05, 9.775e-06, 9.537e-06, 1.001e-05, 1.049e-05, 1.025e-05, 1.001e-05, 0.0006859], "xaxis": "x", "y": ["Node 0", "Node 1", "Node 2", "Node 3", "Node 4", "Node 5", "Node 6", "Node 7", "Node 8", "Node 9"], "yaxis": "y"}, {"alignmentgroup": "True", "base": [0.03943, 0.03943, 0.03943, 0.03944, 0.03944, 0.03948, 0.03948, 0.03948, 0.03949, 0.03949], "hovertemplate": "Task=Iter 49<br>Start=%{base}<br>Finish=%{x}<br>Resource=%{y}<extra></extra>", "legendgroup": "Iter 49", "marker": {"color": "#FECB52", "pattern": {"shape": ""}}, "name": "Iter 49", "offsetgroup": "Iter 49", "orientation": "h", "showlegend": true, "textposition": "auto", "type": "bar", "x": [1.073e-05, 1.049e-05, 1.073e-05, 1.001e-05, 9.775e-06, 9.775e-06, 1.049e-05, 1.025e-05, 1.669e-05, 0.0006933], "xaxis": "x", "y": ["Node 0", "Node 1", "Node 2", "Node 3", "Node 4", "Node 5", "Node 6", "Node 7", "Node 8", "Node 9"], "yaxis": "y"}, {"alignmentgroup": "True", "base": [0.04023, 0.04023, 0.04023, 0.04024, 0.04024, 0.04028, 0.04028, 0.04028, 0.04029, 0.04029], "hovertemplate": "Task=Iter 50<br>Start=%{base}<br>Finish=%{x}<br>Resource=%{y}<extra></extra>", "legendgroup": "Iter 50", "marker": {"color": "#636efa", "pattern": {"shape": ""}}, "name": "Iter 50", "offsetgroup": "Iter 50", "orientation": "h", "showlegend": true, "textposition": "auto", "type": "bar", "x": [1.025e-05, 1.025e-05, 1.001e-05, 9.775e-06, 9.775e-06, 9.775e-06, 1.049e-05, 1.025e-05, 1.097e-05, 0.0006876], "xaxis": "x", "y": ["Node 0", "Node 1", "Node 2", "Node 3", "Node 4", "Node 5", "Node 6", "Node 7", "Node 8", "Node 9"], "yaxis": "y"}], "layout": {"barmode": "overlay", "legend": {"title": {"text": "Task"}, "tracegroupgap": 0}, "margin": {"t": 60}, "title": {"text": "Parallel WTA MaxFiedler"}, "xaxis": {"anchor": "y", "domain": [0, 1], "type": "linear"}, "yaxis": {"anchor": "x", "autorange": "reversed", "domain": [0, 1], "title": {"text": "Resource"}}}}
